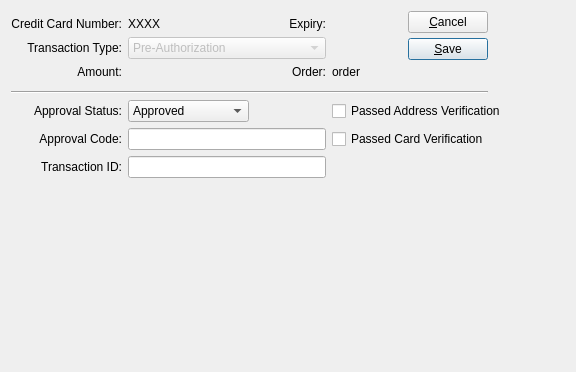
<?xml version="1.0" encoding="UTF-8"?>
<ui version="4.0">
 <comment>This file is part of the xTuple ERP: PostBooks Edition, a free and
open source Enterprise Resource Planning software suite,
Copyright (c) 1999-2019 by OpenMFG LLC, d/b/a xTuple.
It is licensed to you under the Common Public Attribution License
version 1.0, the full text of which (including xTuple-specific Exhibits)
is available at www.xtuple.com/CPAL.  By using this software, you agree
to be bound by its terms.</comment>
 <class>externalCCTransaction</class>
 <widget class="QDialog" name="externalCCTransaction">
  <property name="geometry">
   <rect>
    <x>0</x>
    <y>0</y>
    <width>576</width>
    <height>372</height>
   </rect>
  </property>
  <property name="windowTitle">
   <string>Credit Card Transaction Information</string>
  </property>
  <layout class="QGridLayout">
   <item row="0" column="0" colspan="4">
    <widget class="CustCluster" name="_cust">
     <property name="enabled">
      <bool>false</bool>
     </property>
    </widget>
   </item>
   <item row="0" column="4" rowspan="5">
    <layout class="QVBoxLayout">
     <property name="spacing">
      <number>0</number>
     </property>
     <property name="margin">
      <number>0</number>
     </property>
     <item>
      <layout class="QVBoxLayout">
       <property name="spacing">
        <number>5</number>
       </property>
       <property name="margin">
        <number>0</number>
       </property>
       <item>
        <widget class="QPushButton" name="_close">
         <property name="text">
          <string>&amp;Cancel</string>
         </property>
        </widget>
       </item>
       <item>
        <widget class="QPushButton" name="_save">
         <property name="text">
          <string>&amp;Save</string>
         </property>
         <property name="default">
          <bool>true</bool>
         </property>
        </widget>
       </item>
      </layout>
     </item>
     <item>
      <spacer>
       <property name="orientation">
        <enum>Qt::Vertical</enum>
       </property>
       <property name="sizeType">
        <enum>QSizePolicy::Expanding</enum>
       </property>
       <property name="sizeHint" stdset="0">
        <size>
         <width>20</width>
         <height>20</height>
        </size>
       </property>
      </spacer>
     </item>
    </layout>
   </item>
   <item row="1" column="0">
    <widget class="QLabel" name="_ccardLit">
     <property name="text">
      <string>Credit Card Number:</string>
     </property>
     <property name="alignment">
      <set>Qt::AlignRight|Qt::AlignTrailing|Qt::AlignVCenter</set>
     </property>
     <property name="buddy">
      <cstring>_ccard</cstring>
     </property>
    </widget>
   </item>
   <item row="1" column="1">
    <widget class="QLabel" name="_ccard">
     <property name="text">
      <string>XXXX</string>
     </property>
    </widget>
   </item>
   <item row="1" column="2">
    <widget class="QLabel" name="_expDateLit">
     <property name="text">
      <string>Expiry:</string>
     </property>
     <property name="alignment">
      <set>Qt::AlignRight|Qt::AlignTrailing|Qt::AlignVCenter</set>
     </property>
     <property name="buddy">
      <cstring>_expDate</cstring>
     </property>
    </widget>
   </item>
   <item row="1" column="3">
    <widget class="DLineEdit" name="_expDate">
     <property name="enabled">
      <bool>false</bool>
     </property>
    </widget>
   </item>
   <item row="2" column="0">
    <widget class="QLabel" name="_transTypeLit">
     <property name="text">
      <string>Transaction Type:</string>
     </property>
     <property name="alignment">
      <set>Qt::AlignRight|Qt::AlignTrailing|Qt::AlignVCenter</set>
     </property>
     <property name="buddy">
      <cstring>_transType</cstring>
     </property>
    </widget>
   </item>
   <item row="2" column="1" colspan="2">
    <widget class="QComboBox" name="_transType">
     <property name="enabled">
      <bool>false</bool>
     </property>
     <item>
      <property name="text">
       <string>Pre-Authorization</string>
      </property>
     </item>
     <item>
      <property name="text">
       <string>Charge</string>
      </property>
     </item>
     <item>
      <property name="text">
       <string>Capture Pre-Authorization</string>
      </property>
     </item>
     <item>
      <property name="text">
       <string>Credit</string>
      </property>
     </item>
     <item>
      <property name="text">
       <string>Void</string>
      </property>
     </item>
    </widget>
   </item>
   <item row="3" column="0">
    <widget class="QLabel" name="_amountLit">
     <property name="text">
      <string>Amount:</string>
     </property>
     <property name="alignment">
      <set>Qt::AlignRight|Qt::AlignTrailing|Qt::AlignVCenter</set>
     </property>
     <property name="buddy">
      <cstring>_amount</cstring>
     </property>
    </widget>
   </item>
   <item row="3" column="1" rowspan="2">
    <widget class="CurrCluster" name="_amount">
     <property name="enabled">
      <bool>false</bool>
     </property>
    </widget>
   </item>
   <item row="3" column="2">
    <widget class="QLabel" name="_orderLit">
     <property name="text">
      <string>Order:</string>
     </property>
     <property name="alignment">
      <set>Qt::AlignRight|Qt::AlignTrailing|Qt::AlignVCenter</set>
     </property>
     <property name="buddy">
      <cstring>_order</cstring>
     </property>
    </widget>
   </item>
   <item row="3" column="3">
    <widget class="QLabel" name="_order">
     <property name="text">
      <string>order</string>
     </property>
    </widget>
   </item>
   <item row="5" column="0" colspan="5">
    <widget class="Line" name="line">
     <property name="orientation">
      <enum>Qt::Horizontal</enum>
     </property>
    </widget>
   </item>
   <item row="6" column="3" colspan="3">
    <widget class="QCheckBox" name="_passedAVS">
     <property name="text">
      <string>Passed Address Verification</string>
     </property>
    </widget>
   </item>
   <item row="6" column="0">
    <widget class="QLabel" name="_approvedLit">
     <property name="text">
      <string>Approval Status:</string>
     </property>
     <property name="alignment">
      <set>Qt::AlignRight|Qt::AlignTrailing|Qt::AlignVCenter</set>
     </property>
     <property name="buddy">
      <cstring>_approved</cstring>
     </property>
    </widget>
   </item>
   <item row="6" column="1">
    <widget class="QComboBox" name="_approved">
     <item>
      <property name="text">
       <string>Approved</string>
      </property>
     </item>
     <item>
      <property name="text">
       <string>Declined</string>
      </property>
     </item>
     <item>
      <property name="text">
       <string>Error</string>
      </property>
     </item>
     <item>
      <property name="text">
       <string>Held For Review</string>
      </property>
     </item>
    </widget>
   </item>
   <item row="7" column="0">
    <widget class="QLabel" name="_approvalCodeLit">
     <property name="text">
      <string>Approval Code:</string>
     </property>
     <property name="alignment">
      <set>Qt::AlignRight|Qt::AlignTrailing|Qt::AlignVCenter</set>
     </property>
     <property name="buddy">
      <cstring>_approvalCode</cstring>
     </property>
    </widget>
   </item>
   <item row="7" column="1" colspan="2">
    <widget class="QLineEdit" name="_approvalCode"/>
   </item>
   <item row="7" column="3" colspan="3">
    <widget class="QCheckBox" name="_passedCVV">
     <property name="text">
      <string>Passed Card Verification</string>
     </property>
    </widget>
   </item>
   <item row="8" column="0">
    <widget class="QLabel" name="_transactionIdLit">
     <property name="text">
      <string>Transaction ID:</string>
     </property>
     <property name="alignment">
      <set>Qt::AlignRight|Qt::AlignTrailing|Qt::AlignVCenter</set>
     </property>
     <property name="buddy">
      <cstring>_transactionId</cstring>
     </property>
    </widget>
   </item>
   <item row="8" column="1" colspan="2">
    <widget class="QLineEdit" name="_transactionId"/>
   </item>
   <item row="9" column="1">
    <spacer>
     <property name="orientation">
      <enum>Qt::Vertical</enum>
     </property>
     <property name="sizeHint" stdset="0">
      <size>
       <width>20</width>
       <height>0</height>
      </size>
     </property>
    </spacer>
   </item>
  </layout>
 </widget>
 <layoutdefault spacing="6" margin="11"/>
 <customwidgets>
  <customwidget>
   <class>CurrCluster</class>
   <extends>CurrDisplay</extends>
   <header>currcluster.h</header>
   <container>1</container>
  </customwidget>
  <customwidget>
   <class>CurrDisplay</class>
   <extends>QWidget</extends>
   <header>currcluster.h</header>
  </customwidget>
  <customwidget>
   <class>CustCluster</class>
   <extends>QWidget</extends>
   <header>custcluster.h</header>
  </customwidget>
  <customwidget>
   <class>DLineEdit</class>
   <extends>QWidget</extends>
   <header>datecluster.h</header>
   <container>1</container>
  </customwidget>
 </customwidgets>
 <tabstops>
  <tabstop>_approved</tabstop>
  <tabstop>_approvalCode</tabstop>
  <tabstop>_transactionId</tabstop>
  <tabstop>_passedAVS</tabstop>
  <tabstop>_passedCVV</tabstop>
  <tabstop>_save</tabstop>
  <tabstop>_close</tabstop>
  <tabstop>_expDate</tabstop>
  <tabstop>_transType</tabstop>
  <tabstop>_amount</tabstop>
 </tabstops>
 <resources/>
 <connections>
  <connection>
   <sender>_close</sender>
   <signal>clicked()</signal>
   <receiver>externalCCTransaction</receiver>
   <slot>reject()</slot>
   <hints>
    <hint type="sourcelabel">
     <x>423</x>
     <y>32</y>
    </hint>
    <hint type="destinationlabel">
     <x>20</x>
     <y>20</y>
    </hint>
   </hints>
  </connection>
  <connection>
   <sender>_save</sender>
   <signal>clicked()</signal>
   <receiver>externalCCTransaction</receiver>
   <slot>accept()</slot>
   <hints>
    <hint type="sourcelabel">
     <x>474</x>
     <y>53</y>
    </hint>
    <hint type="destinationlabel">
     <x>279</x>
     <y>185</y>
    </hint>
   </hints>
  </connection>
 </connections>
</ui>
